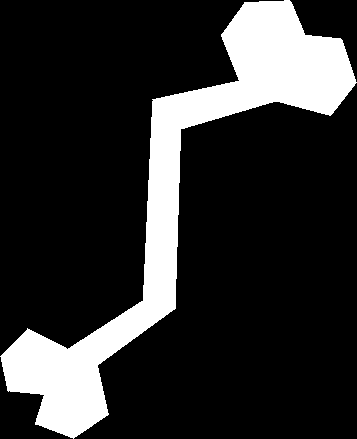
#> input picture database/Bone-17.pgm, 357 x 439 px
$ python distance.py database/Bone-17.pgm database/Bone-20.pgm   (older library calls are emulated)
#> lines starting #> are read from the running program, lines starting #| are printed output that depends on the picture; after the words box and inside, x2 and y2 are one past the last pixel; in counts of white or black regions, pixels touching at a corner belong together; long printed decimals are rounded
### library/utils.py
"""Set of utils for input image processing."""
import mahotas as mh
import math

import numpy as np

from scipy import interpolate
from scipy.interpolate import UnivariateSpline

from skimage.filters.rank import median
from skimage.morphology import disk
from skimage.morphology import medial_axis
from skimage.measure import label
from skimage.transform import (hough_line, probabilistic_hough_line)
from skimage.measure import find_contours


def pad_image(im):
    """Pad the image by one pixel."""
    color = im[0][0]

    # New image with borders
    padded_im = np.array(
        [np.concatenate([[color], row, [color]]) for row in im], dtype=np.uint8)
    new_row = np.array(
        [color for _ in range(padded_im.shape[1])],
        dtype=np.uint8,
        ndmin=2)
    padded_im = np.concatenate([new_row, padded_im, new_row])

    return padded_im


# [4 lines left out: function trace_border, not called in this run]


def fill_foreground(image):
    """Fill background in black and everything else in white"""
    # labels are different connected components
    img_labels = label(image)

    # Label of top-right pixel is considered as background
    background = img_labels[1][-2]
    filled_image = image

    # Background is black
    filled_image[img_labels == background] = 0
     # The rest is white
    filled_image[img_labels != background] = 255

    return filled_image


def smooth_border(im, disk_size=7):
    """Smooth the border with median filter."""
    new_im = np.array(im)
    new_im = median(new_im, disk(disk_size))
    return new_im


# [5 lines left out: function medial_axis_skeleton, not called in this run]


def skeleton_lines(skeleton):
    """Constructs the lines of the medial axis skeleton"""
    h, theta, d = hough_line(skeleton)
    lines = probabilistic_hough_line(skeleton, threshold=10, line_length=10,
                                     line_gap=10)
    return lines


# [151 lines left out: functions end_points, branched_points, not called in this run]


def get_vector(line):
    return (line[1][0] - line[0][0], line[1][1] - line[0][1])


# [7 lines left out: function get_angle, not called in this run]

### library/feature_extraction.py
"""."""
import numpy as np

from skimage.measure import perimeter
from skimage.measure import regionprops
from skimage.measure import label
from skimage import transform as tf
from sklearn.preprocessing import scale

from library.utils import fill_foreground
from library.utils import pad_image
from library.utils import smooth_border
from library.utils import medial_axis_skeleton
from library.utils import skeleton_lines
from library.utils import end_points
from library.utils import branched_points
from library.utils import get_angle

import mahotas as mh


def preprocess_image(image):
    """Preprocesses the image."""
    im = pad_image(image)
    filled_image = fill_foreground(im)
    smoothed_image = smooth_border(filled_image)
    return smoothed_image


def skeleton_distances_histogram(skeleton):
    """Generates the histogram of the skeleton's distance on the image (a-priori already pre-processed)."""
    non_zero_dist = skeleton[skeleton != 0.0]
    frequencies = np.histogram(non_zero_dist, bins=10)[0]

    # normalize
    if sum(frequencies) > 0:
        norm_frequencies = frequencies / sum(frequencies)
    else:
        norm_frequencies = [0]*10

    return norm_frequencies


def shape_measures(image):
    """Returns features about the 'basic' shape measures:
    * scaled area
    * Solidity
    * Extend
    * Major and minor axes lengths
    * Centroid displacement

    Look at 'http://scikit-image.org/docs/dev/api/skimage.measure.html#skimage.measure.regionprops' for more informations about these measures."""
    # make image binary
    new_im = image
    new_im[new_im > 0] = 1
    per = perimeter(new_im)
    lbs = label(new_im)
    properties = regionprops(lbs)
    # extract properties of interest
    if len(properties) > 0:
        ratio = properties[0].area / (per * per) # scaled area
        solidity = properties[0].solidity
        extent = properties[0].extent
        major_axis_scaled = properties[0].major_axis_length / per
        minor_axis_scaled = properties[0].minor_axis_length / per
    else:
        ratio = 0
        solidity = 0
        extent = 0
        major_axis_scaled = 0
        minor_axis_scaled = 0
    return [ratio, solidity, extent, major_axis_scaled, minor_axis_scaled]


def skeleton_lines_length_hist(skeleton):
    """Returns the histogram of length of straight lines of the of the image skeleton."""
    lines = skeleton_lines(skeleton)
    lenghts = np.array([np.linalg.norm(
        np.array(line[0]) - np.array(line[1])) for line in lines])
    frequencies = np.histogram(lenghts, bins=5)[0]
    # normalize
    if sum(frequencies) != 0:
        norm_frequencies = frequencies / sum(frequencies)
    else:
        norm_frequencies = np.array([0 for i in range(frequencies.shape[0])])

    return norm_frequencies


# [12 lines left out: functions n_skeleton_branches, n_skeleton_branched_points, not called in this run]


def centriod_displacement(image):
    """Computes the (scaled) centroid displacement of the shape."""
    # make image binary
    binary = image
    binary[binary > 0] = 1
    lbs = label(binary)

    properties = regionprops(lbs)

    if len(properties) > 0:
        box = properties[0].bbox

        height = abs(box[2] - box[0])
        width = abs(box[3] - box[1])

        # Get centroid
        centroid = np.array([properties[0].local_centroid[0],
                             properties[0].local_centroid[1]])

        # Scale it
        scaled_centriod = np.array([centroid[0] / height, centroid[1] / width])

        scaled_dist = np.linalg.norm(np.array([0.5, 0.5]) - scaled_centriod)
        return scaled_dist
    else:
        return 0


# [54 lines left out: functions asymmetry_measures, extract_features, not called in this run]


def extract_dist_features(image):
    """Extracts all the feature for the distance (don't use not normalized features)."""
    im = preprocess_image(image)
    skeleton_dist_hist = skeleton_distances_histogram(im)
    measures = shape_measures(im)
    lines_length = skeleton_lines_length_hist(im)
    centroid_dist = centriod_displacement(im)

    features = np.concatenate((
        skeleton_dist_hist,
        measures,
        lines_length,
        [centroid_dist],
    ))

    return features


# [14 lines left out: function extract_quick_features, not called in this run]

### distance.py
""""Prints the distance detween two images, using our vector of features"""
from skimage.io import imshow
from skimage.io import imread

from library.data_utils import load_labels
from library.feature_extraction import extract_dist_features
from library.feature_extraction import preprocess_image

from sys import argv

if __name__ == '__main__':
    # Check arguents
    if len(argv) < 3:
        print("Error: less than 2 pgm files given")
        exit()
    else:
        # process image 1
        image1 = imread(argv[1], as_grey=True)
#> image1: shape (439, 357); 18.4% white; 1 white region, box (x1, y1, x2, y2) and area: (0, 0, 357, 439) 28768
        p_image1 = preprocess_image(image1)
#> in pad_image, `color = im[0][0]`: color = 0
#> in pad_image, `padded_im = np.array( [np.concatenate([[color], row, [color]]) for row..`: padded_im: shape (439, 359); 18.3% white; 1 white region, box (x1, y1, x2, y2) and area: (1, 0, 358, 439) 28768
#> in pad_image, `padded_im = np.concatenate([new_row, padded_im, new_row])`:
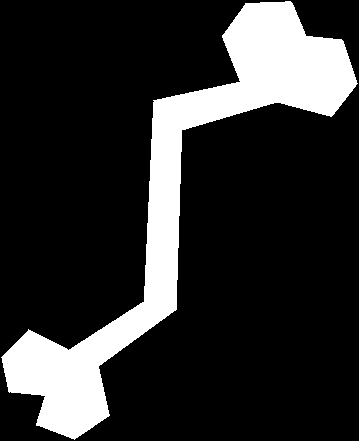
#> padded_im: shape (441, 359); 18.2% white; 1 white region, box (x1, y1, x2, y2) and area: (1, 1, 358, 440) 28768
#> in smooth_border, `new_im = median(new_im, disk(disk_size))`: new_im: shape (441, 359); 18.3% white; 1 white region, box (x1, y1, x2, y2) and area: (0, 0, 359, 441) 28944
        features1 = extract_dist_features(p_image1)
#> in pad_image (call 2), `padded_im = np.array( [np.concatenate([[color], row, [color]]) for row..`: padded_im: shape (441, 361); 18.2% white; 1 white region, box (x1, y1, x2, y2) and area: (1, 0, 360, 441) 28944
#> in pad_image (call 2), `padded_im = np.concatenate([new_row, padded_im, new_row])`: padded_im: shape (443, 361); 18.1% white; 1 white region, box (x1, y1, x2, y2) and area: (1, 1, 360, 442) 28944
#> in smooth_border (call 2), `new_im = median(new_im, disk(disk_size))`: new_im: shape (443, 361); 18.2% white; 1 white region, box (x1, y1, x2, y2) and area: (0, 0, 361, 443) 29081
#> in skeleton_distances_histogram, `frequencies = np.histogram(non_zero_dist, bins=10)[0]`: frequencies = [0, 0, 0, 0, 0, 29081, 0, 0, 0, 0]
#> in skeleton_distances_histogram, `norm_frequencies = frequencies / sum(frequencies)`: norm_frequencies = [0, 0, 0, 0, 0, 1, 0, 0, 0, 0]
#> in shape_measures, `new_im[new_im > 0] = 1`:
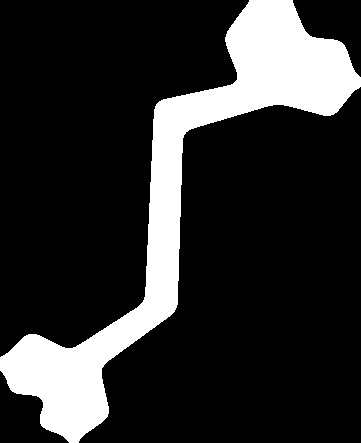
#> new_im: shape (443, 361); values 0 (black) and 1 (white), 18.2% white; 1 white region, box (x1, y1, x2, y2) and area: (0, 0, 361, 443) 29081
#> in shape_measures, `per = perimeter(new_im)`: per = 1459.6
#> in shape_measures, `lbs = label(new_im)`: lbs: shape (443, 361) int64; values 0 (black) and 1 (white), 18.2% white; 1 white region
#> in shape_measures, `properties = regionprops(lbs)`: properties = 1 regions; box (x1, y1, x2, y2) and area: (0, 0, 361, 443) 29081
#> in shape_measures, `ratio = properties[0].area / (per * per)`: ratio = 0.0137
#> in shape_measures, `solidity = properties[0].solidity`: solidity = 0.44
#> in shape_measures, `extent = properties[0].extent`: extent = 0.182
#> in shape_measures, `major_axis_scaled = properties[0].major_axis_length / per`: major_axis_scaled = 0.45
#> in shape_measures, `minor_axis_scaled = properties[0].minor_axis_length / per`: minor_axis_scaled = 0.0931
#> in extract_dist_features, `measures = shape_measures(im)`: measures = [0.0137, 0.44, 0.182, 0.45, 0.0931]
#> in skeleton_lines, `h, theta, d = hough_line(skeleton)`:
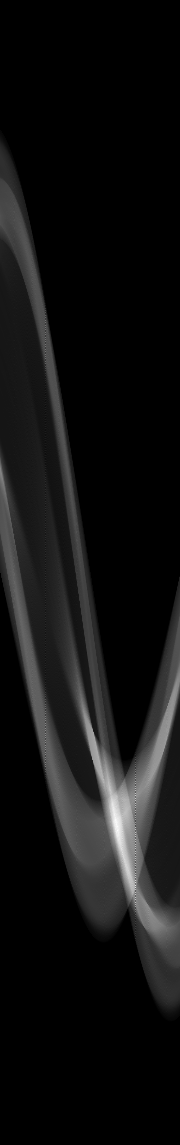
#> h: shape (1145, 180) uint64; min 0, max 363, mean 25.4; drawn with min black and max white
#> in skeleton_lines, `h, theta, d = hough_line(skeleton)`: theta = 180 values from -1.57 to 1.55; d = 1145 values from -572 to 572
#> in skeleton_lines, `lines = probabilistic_hough_line(skeleton, threshold=10, line_length=1..`: lines = 1245 items
#> in skeleton_lines_length_hist, `lenghts = np.array([np.linalg.norm( np.array(line[0]) - np.array(line[..`: lenghts = 1245 values, max 233.3 at index 110, min 10 at index 884, mean 44.55
#> in skeleton_lines_length_hist, `frequencies = np.histogram(lenghts, bins=5)[0]`: frequencies = [907, 236, 75, 12, 15]
#> in skeleton_lines_length_hist, `norm_frequencies = frequencies / sum(frequencies)`: norm_frequencies = [0.729, 0.19, 0.0602, 0.00964, 0.012]
#> in centriod_displacement, `box = properties[0].bbox`: box = (0, 0, 443, 361)
#> in centriod_displacement, `height = abs(box[2] - box[0])`: height = 443
#> in centriod_displacement, `width = abs(box[3] - box[1])`: width = 361
#> in centriod_displacement, `centroid = np.array([properties[0].local_centroid[0], properties[0].lo..`: centroid = [200.8, 182.8]
#> in centriod_displacement, `scaled_centriod = np.array([centroid[0] / height, centroid[1] / width])`: scaled_centriod = [0.453, 0.506]
#> in centriod_displacement, `scaled_dist = np.linalg.norm(np.array([0.5, 0.5]) - scaled_centriod)`: scaled_dist = 0.0471
#> in extract_dist_features, `features = np.concatenate(( skeleton_dist_hist, measures, lines_length..`: features = 21 values, max 1 at index 5, min 0 at index 0, mean 0.154
#> features1 has the same summary as features in extract_dist_features

        # process image 2
        image2 = imread(argv[2], as_grey=True)
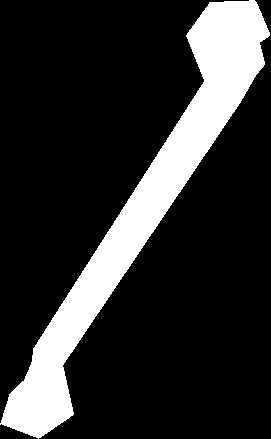
#> input picture database/Bone-20.pgm, 271 x 439 px
#> image2: shape (439, 271); 18.4% white; 1 white region, box (x1, y1, x2, y2) and area: (0, 0, 270, 439) 21878
        p_image2 = preprocess_image(image2)
#> in pad_image (call 3), `padded_im = np.array( [np.concatenate([[color], row, [color]]) for row..`: padded_im: shape (439, 273); 18.3% white; 1 white region, box (x1, y1, x2, y2) and area: (1, 0, 271, 439) 21878
#> in pad_image (call 3), `padded_im = np.concatenate([new_row, padded_im, new_row])`: padded_im: shape (441, 273); 18.2% white; 1 white region, box (x1, y1, x2, y2) and area: (1, 1, 271, 440) 21878
#> in smooth_border (call 3), `new_im = median(new_im, disk(disk_size))`: new_im: shape (441, 273); 18.3% white; 1 white region, box (x1, y1, x2, y2) and area: (0, 0, 272, 441) 22026
        features2 = extract_dist_features(p_image2)
#> in pad_image (call 4), `padded_im = np.array( [np.concatenate([[color], row, [color]]) for row..`: padded_im: shape (441, 275); 18.2% white; 1 white region, box (x1, y1, x2, y2) and area: (1, 0, 273, 441) 22026
#> in pad_image (call 4), `padded_im = np.concatenate([new_row, padded_im, new_row])`: padded_im: shape (443, 275); 18.1% white; 1 white region, box (x1, y1, x2, y2) and area: (1, 1, 273, 442) 22026
#> call 4 of smooth_border, with disk_size = 7
#> in smooth_border (call 4), `new_im = median(new_im, disk(disk_size))`:
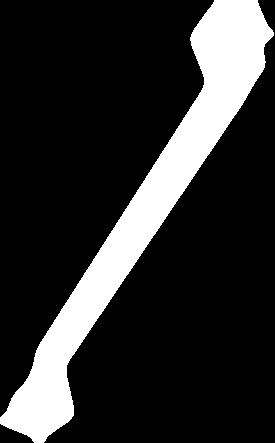
#> new_im: shape (443, 275); 18.2% white; 1 white region, box (x1, y1, x2, y2) and area: (0, 0, 274, 443) 22136
#> in shape_measures (call 2), `new_im[new_im > 0] = 1`:
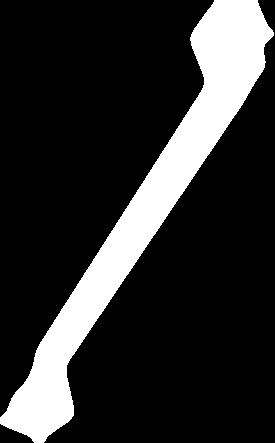
#> new_im: shape (443, 275); values 0 (black) and 1 (white), 18.2% white; 1 white region, box (x1, y1, x2, y2) and area: (0, 0, 274, 443) 22136
#> in shape_measures (call 2), `per = perimeter(new_im)`: per = 1172.6
#> in shape_measures (call 2), `lbs = label(new_im)`: lbs: shape (443, 275) int64; values 0 (black) and 1 (white), 18.2% white; 1 white region
#> in shape_measures (call 2), `properties = regionprops(lbs)`: properties = 1 regions; box (x1, y1, x2, y2) and area: (0, 0, 274, 443) 22136
#> in shape_measures (call 2), `ratio = properties[0].area / (per * per)`: ratio = 0.0161
#> in shape_measures (call 2), `solidity = properties[0].solidity`: solidity = 0.634
#> in shape_measures (call 2), `major_axis_scaled = properties[0].major_axis_length / per`: major_axis_scaled = 0.515
#> in shape_measures (call 2), `minor_axis_scaled = properties[0].minor_axis_length / per`: minor_axis_scaled = 0.0545
#> in skeleton_lines (call 2), `h, theta, d = hough_line(skeleton)`:
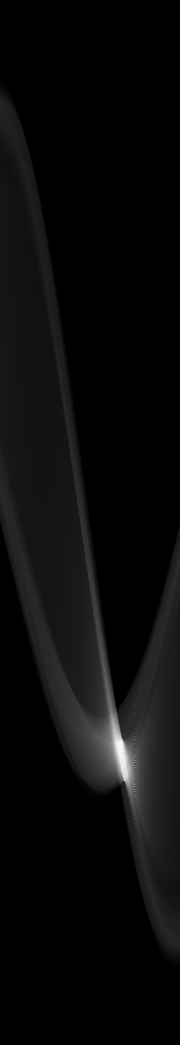
#> h: shape (1045, 180) uint64; min 0, max 514, mean 21.2; drawn with min black and max white
#> in skeleton_lines (call 2), `h, theta, d = hough_line(skeleton)`: d = 1045 values from -522 to 522
#> in skeleton_lines (call 2), `lines = probabilistic_hough_line(skeleton, threshold=10, line_length=1..`: lines = 676 items
#> features2 = 21 values, max 1 at index 5, min 0 at index 0, mean 0.164


        # make the distance
        f = features1 - features2
#> f = 21 values, max 0.123 at index 16, min -0.194 at index 11, mean -0.0107

        s = 0
        for i in f:
            s += i*i
#> this loop made 21 passes
#> (i, s) on passes 2 to 13: (0, 0), (0, 0), (0, 0), (0, 0), (0, 0), (0, 0), (0, 0), (0, 0), (0, 0), (-0.00245, 6e-06), (-0.194, 0.0378), (-0.000523, 0.0378)
#> s on pass 1: 0
#> after the loop, s = 0.0858
        print(s)
#| 0.08585
